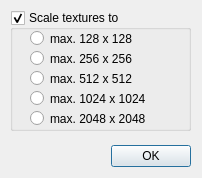
<?xml version="1.0" encoding="UTF-8"?>
<ui version="4.0">
 <class>CQDlgTextureLoadOptions</class>
 <widget class="QDialog" name="CQDlgTextureLoadOptions">
  <property name="geometry">
   <rect>
    <x>0</x>
    <y>0</y>
    <width>202</width>
    <height>178</height>
   </rect>
  </property>
  <property name="windowTitle">
   <string>Texture Load Options</string>
  </property>
  <property name="locale">
   <locale language="English" country="UnitedStates"/>
  </property>
  <widget class="QDialogButtonBox" name="qqOk">
   <property name="geometry">
    <rect>
     <x>10</x>
     <y>140</y>
     <width>181</width>
     <height>32</height>
    </rect>
   </property>
   <property name="standardButtons">
    <set>QDialogButtonBox::Ok</set>
   </property>
  </widget>
  <widget class="QGroupBox" name="qqScale">
   <property name="geometry">
    <rect>
     <x>10</x>
     <y>10</y>
     <width>181</width>
     <height>121</height>
    </rect>
   </property>
   <property name="title">
    <string>Scale textures to</string>
   </property>
   <property name="flat">
    <bool>true</bool>
   </property>
   <property name="checkable">
    <bool>true</bool>
   </property>
   <property name="checked">
    <bool>true</bool>
   </property>
   <widget class="QRadioButton" name="qq256">
    <property name="geometry">
     <rect>
      <x>20</x>
      <y>40</y>
      <width>151</width>
      <height>17</height>
     </rect>
    </property>
    <property name="text">
     <string>max. 256 x 256</string>
    </property>
    <property name="autoExclusive">
     <bool>false</bool>
    </property>
   </widget>
   <widget class="QRadioButton" name="qq512">
    <property name="geometry">
     <rect>
      <x>20</x>
      <y>60</y>
      <width>151</width>
      <height>17</height>
     </rect>
    </property>
    <property name="text">
     <string>max. 512 x 512</string>
    </property>
    <property name="autoExclusive">
     <bool>false</bool>
    </property>
   </widget>
   <widget class="QRadioButton" name="qq1024">
    <property name="geometry">
     <rect>
      <x>20</x>
      <y>80</y>
      <width>151</width>
      <height>17</height>
     </rect>
    </property>
    <property name="text">
     <string>max. 1024 x 1024</string>
    </property>
    <property name="autoExclusive">
     <bool>false</bool>
    </property>
   </widget>
   <widget class="QRadioButton" name="qq2048">
    <property name="geometry">
     <rect>
      <x>20</x>
      <y>100</y>
      <width>151</width>
      <height>17</height>
     </rect>
    </property>
    <property name="text">
     <string>max. 2048 x 2048</string>
    </property>
    <property name="autoExclusive">
     <bool>false</bool>
    </property>
   </widget>
   <widget class="QRadioButton" name="qq128">
    <property name="geometry">
     <rect>
      <x>20</x>
      <y>20</y>
      <width>151</width>
      <height>17</height>
     </rect>
    </property>
    <property name="text">
     <string>max. 128 x 128</string>
    </property>
    <property name="autoExclusive">
     <bool>false</bool>
    </property>
   </widget>
  </widget>
 </widget>
 <tabstops>
  <tabstop>qqScale</tabstop>
  <tabstop>qq128</tabstop>
  <tabstop>qq256</tabstop>
  <tabstop>qq512</tabstop>
  <tabstop>qq1024</tabstop>
  <tabstop>qq2048</tabstop>
  <tabstop>qqOk</tabstop>
 </tabstops>
 <resources/>
 <connections/>
</ui>
